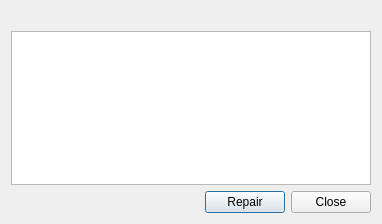
<?xml version="1.0" encoding="UTF-8"?>
<ui version="4.0">
 <class>dlg_psector_repair</class>
 <widget class="QDialog" name="dlg_psector_repair">
  <property name="geometry">
   <rect>
    <x>0</x>
    <y>0</y>
    <width>382</width>
    <height>224</height>
   </rect>
  </property>
  <property name="windowTitle">
   <string>Dialog</string>
  </property>
  <layout class="QGridLayout" name="gridLayout">
   <item row="1" column="0">
    <widget class="QTextEdit" name="txt_infolog">
     <property name="documentTitle">
      <string/>
     </property>
     <property name="readOnly">
      <bool>true</bool>
     </property>
    </widget>
   </item>
   <item row="0" column="0">
    <widget class="QLabel" name="lbl_text">
     <property name="text">
      <string/>
     </property>
    </widget>
   </item>
   <item row="4" column="0">
    <layout class="QHBoxLayout" name="horizontalLayout">
     <item>
      <spacer name="horizontalSpacer">
       <property name="orientation">
        <enum>Qt::Horizontal</enum>
       </property>
       <property name="sizeHint" stdset="0">
        <size>
         <width>40</width>
         <height>20</height>
        </size>
       </property>
      </spacer>
     </item>
     <item>
      <widget class="QPushButton" name="btn_repair">
       <property name="text">
        <string>Repair</string>
       </property>
      </widget>
     </item>
     <item>
      <widget class="QPushButton" name="btn_close">
       <property name="text">
        <string>Close</string>
       </property>
      </widget>
     </item>
    </layout>
   </item>
  </layout>
 </widget>
 <resources/>
 <connections/>
</ui>
